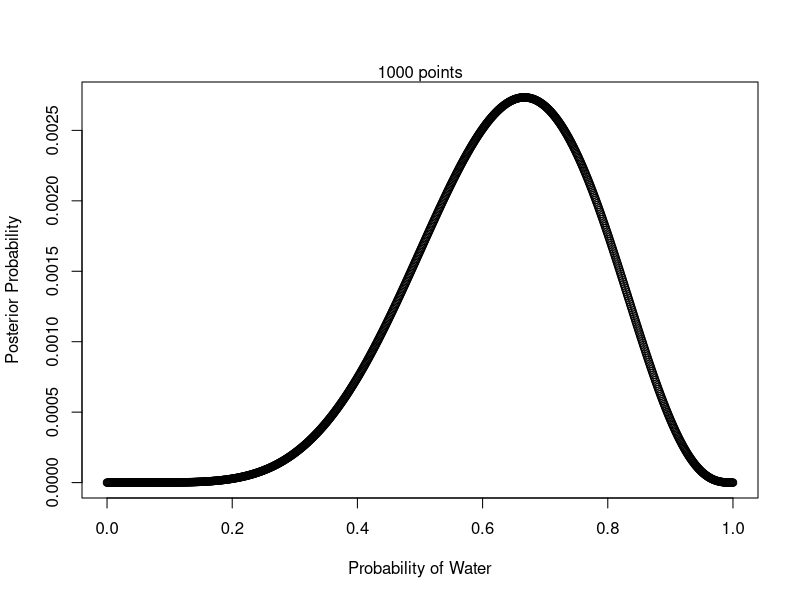
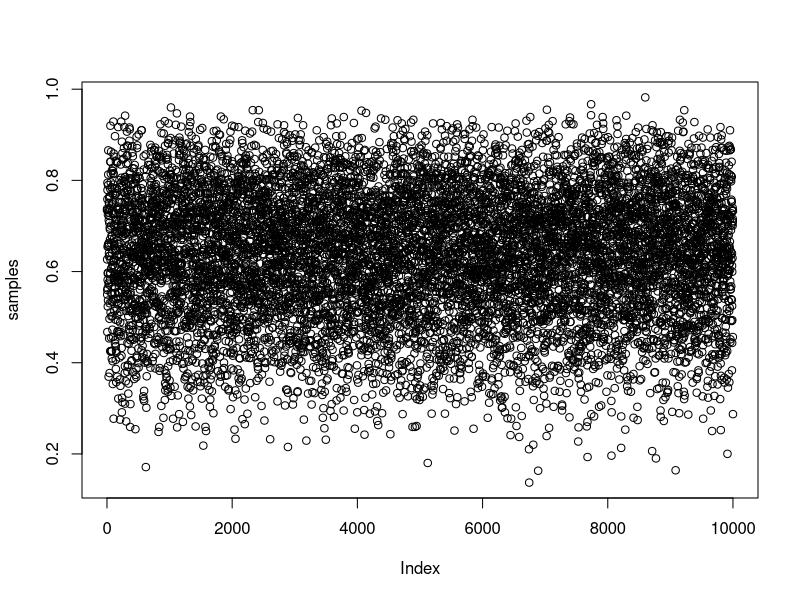
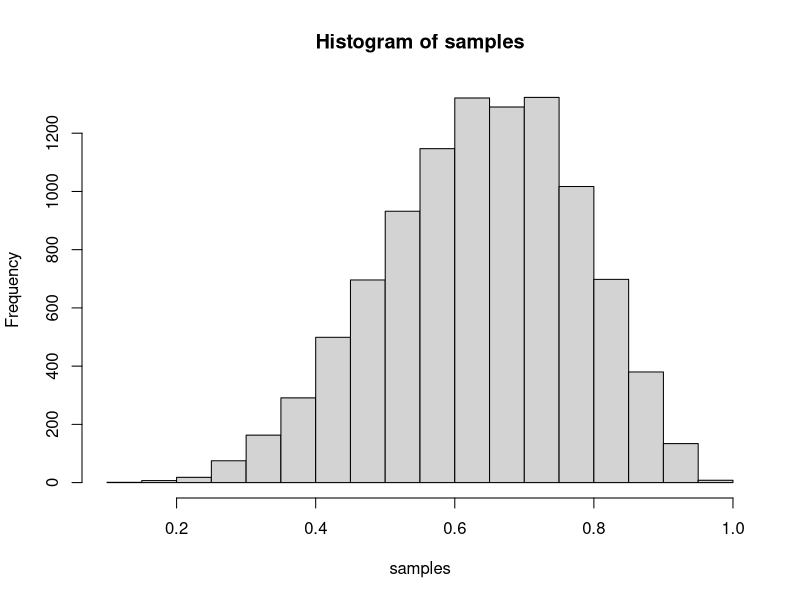

Reproduce these figures in R, in order.
#Let's play a little with dbinon(6,9,p=?)
dbinom(6, 9, .5)
#This is C(9,6).5^6.5^3

#Samplng from a Grid Approximation example from Statistical Rethinking - fantastic book!
#Define Grid
p_grid <- seq(from=0, to=1, length.out = 1000)
#The above code makes a grid of 1000 points.
#Too many to look at :- )
#Define Prior
prior<- rep(1,1000)#Again we are working with a non-informative prior.
#___________________________________________________________________________________________
#Compute each likelihood at each value in grid.  
#We are going to creat a Bayesian experiment by taking a globe, twirlling it in the air and
#looking where our first finger landed.  On water or on land.  Suppose in 9 trials
#we got 6 waters.  Let us find the likelihhods of this given the 1000 possible values for 
#p = the probably if water. We are goign to tr to estimate the actual ratio of water to land.
#____________________________________________________________________________________________
likelihood<- dbinom(6, size = 9, prob=p_grid)#Here we are computing 1000 binomial probabilities
#given we had 6 "successes" in 9 trials with the probability of success being the elements of p_grid.
#That is, for p_grid = .5 likelihood<- dbinom(6, 9, .5) so we are creating a grid of 1000
#of these liklihood grid points.
head(likelihood)#Here are the first 6 entries of our Likelihood function.  
#No sense printing all 1000 *LOL*

#Compute product of likelihood times the prior.
unstd.posterior<- likelihood*prior
head(unstd.posterior)#Again, let's look at the first 6 elements of
#our unstandardized posterior. 
posterior<- unstd.posterior/sum(unstd.posterior)
#Standardize the posterior so it sums to 1.
head(posterior)#And finally the first 6 elements of the standardized posterior.
#Because I'm still newish to R - I always like to see what
#kind of monster I created :- )

plot(p_grid, posterior, type="b",
     xlab = "Probability of Water", ylab="Posterior Probability")
mtext("1000 points")
#Now lets sample from this.
samples<- sample(p_grid, prob = posterior, size = 1e4, replace=TRUE)#Here we pick 10000 (1e4) 
#samples with replacement. The probability of each sample being picked is given by the posterior.
head(samples)
plot(samples)#You can see(kind of *LOL*)that the probabilities are more densily packed about .6 or so.
hist(samples)#This is a little more helpful.
sum(samples < .5)/1e4
#So about 17% of our saples lie below a probabilit of 50 percent.
sum(samples >.5 & samples < .75)/1e4
#This tells s abot 60% of our sample posterior probabilities lie between p = .5 and p = .75.
quantile(samples, .8)
#From about p = 76% to the left hold about 80% of our sample observations.
quantile(samples, c(.1, .9))
#This show the range of sampled probabilities between the 10^th percentil ad the 90^th percentile.
